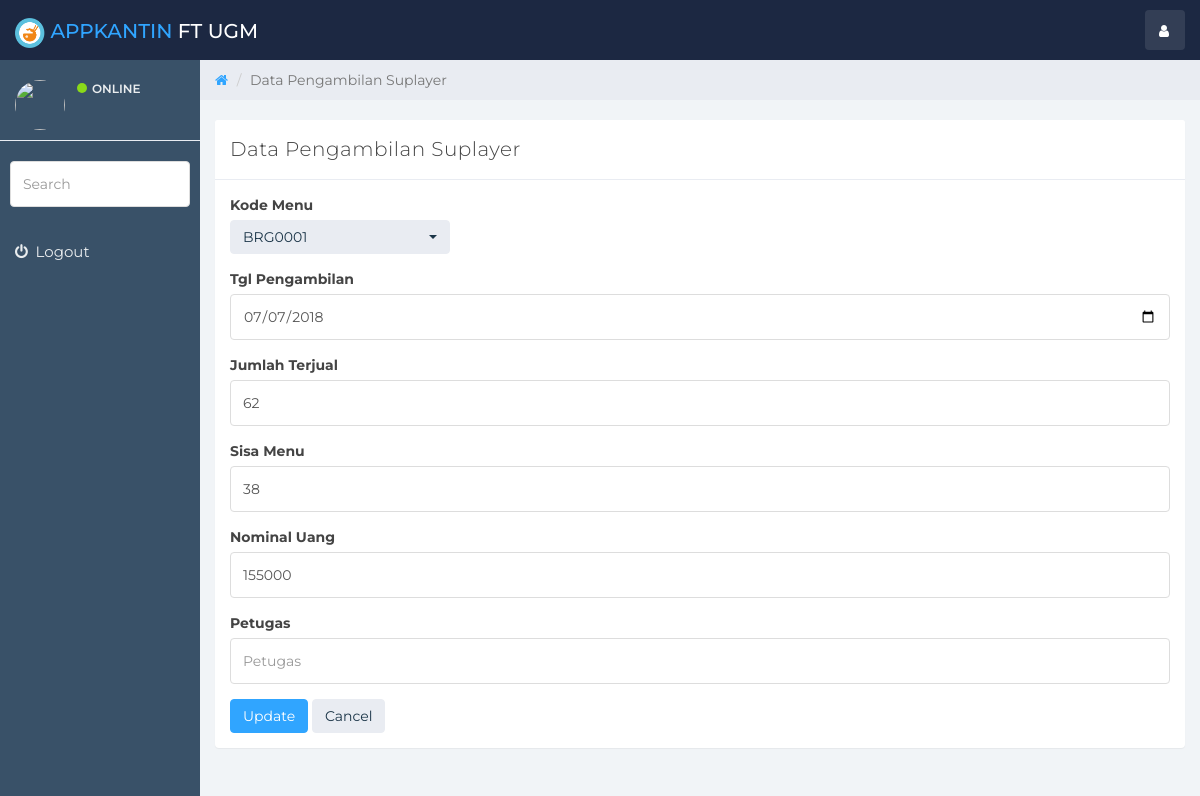
Page /pengambilan_tenant/update/1.html on the committed database.
### tables this page shows
CREATE TABLE `pengambilan_tenant` (
  `id_pengambilan` int(11) NOT NULL,
  `kode_menu` varchar(10) DEFAULT NULL,
  `tgl_pengambilan` date DEFAULT NULL,
  `jumlah` int(11) DEFAULT NULL,
  `sisa_menu` int(11) DEFAULT NULL,
  `nominal_uang` int(11) DEFAULT NULL,
  `petugas` varchar(20) DEFAULT NULL
);

### application/controllers/Pengambilan_tenant.php (called while the page is built, shortened)
<?php
class Pengambilan_tenant extends CI_Controller
{
    function __construct()
    {
        $this->load->model('Pengambilan_tenant_model');
        $this->load->library('form_validation');
    }
    public function update($id)
    {
        $row = $this->Pengambilan_tenant_model->get_by_id($id);
        if ($row) {
            $data = array(
                'button' => 'Update',
                'action' => site_url('pengambilan_tenant/update_action'),
		'id_pengambilan' => set_value('id_pengambilan', $row->id_pengambilan),
		'kode_menu' => set_value('kode_menu', $row->kode_menu),
		'tgl_pengambilan' => set_value('tgl_pengambilan', $row->tgl_pengambilan),
		'jumlah' => set_value('jumlah', $row->jumlah),
		'sisa_menu' => set_value('sisa_menu', $row->sisa_menu),
		'nominal_uang' => set_value('nominal_uang', $row->nominal_uang),
		'petugas' => set_value('petugas', $row->petugas),
        'konten' => 'pengambilan_tenant/pengambilan_tenant_form',
            'jdl' => 'Data Pengambilan Suplayer',
	    );
            $this->load->view('v_index', $data);
        } else {
            $this->session->set_flashdata('message', 'Record Not Found');
            redirect(site_url('pengambilan_tenant'));
        }
    }
}

### index.php (called while the page is built, shortened)
<?php
require_once BASEPATH.'core/CodeIgniter.php';

### application/models/Pengambilan_tenant_model.php (called while the page is built, shortened)
<?php
class Pengambilan_tenant_model extends CI_Model
{
    public $table = 'pengambilan_tenant';
    public $id = 'id_pengambilan';
    function get_by_id($id)
    {
        $this->db->where($this->id, $id);
        return $this->db->get($this->table)->row();
    }
}

### application/views/pengambilan_tenant/pengambilan_tenant_form.php (the view, shortened to what this page needs)
<form action="<?php echo $action; ?>" method="post">
        <div class="form-group">
            <label for="varchar">Kode Menu <?php echo form_error('kode_menu') ?></label>
            <br>
            <select id="nama_menu" name="kode_menu" class="selectpicker" class="form-control" data-live-search="true" >
            <option value="<?php echo $kode_menu; ?>"><?php echo $kode_menu; ?></option>
          </select>
        </div>
        <div class="form-group">
            <label for="date">Tgl Pengambilan <?php echo form_error('tgl_pengambilan') ?></label>
            <input type="date" class="form-control" name="tgl_pengambilan" id="tgl_pengambilan" placeholder="Tgl Pengambilan" value="<?php echo $tgl_pengambilan; ?>" />
        </div>
        <div class="form-group">
            <label for="int">Jumlah Terjual<?php echo form_error('jumlah') ?></label>
            <input type="text" class="form-control" name="jumlah" id="jumlah" placeholder="Jumlah" value="<?php echo $jumlah; ?>" />
        </div>
        <div class="form-group">
            <label for="int">Sisa Menu <?php echo form_error('sisa_menu') ?></label>
            <input type="text" class="form-control" name="sisa_menu" id="sisa_menu" placeholder="Sisa Menu" value="<?php echo $sisa_menu; ?>" />
        </div>
        <div class="form-group">
            <label for="int">Nominal Uang <?php echo form_error('nominal_uang') ?></label>
            <input type="text" class="form-control" name="nominal_uang" id="nominal_uang" placeholder="Nominal Uang" value="<?php echo $nominal_uang; ?>" />
        </div>
        <div class="form-group">
            <label for="varchar">Petugas <?php echo form_error('petugas') ?></label>
            <input type="text" class="form-control" name="petugas" id="petugas" placeholder="Petugas" value="<?php echo $this->session->userdata('nama'); ?>" />
        </div>
        <button type="submit" class="btn btn-primary"><?php echo $button ?></button>
        <a href="<?php echo site_url('pengambilan_tenant') ?>" class="btn btn-default">Cancel</a>
    </form>

### assets/css/styles.css (style rules this page uses)
body { background: #f1f4f7; padding-top: 60px; font-size: 14px; color: #444444; font-family: "Montserrat", "Helvetica Neue", Helvetica, Arial, sans-serif; }
a, a:hover, a:focus { color: #30a5ff; }
input.form-control { border: 1px solid #ddd; box-shadow: none; height: 46px; }
.btn-default, .btn-default:hover, .btn-default:focus, .btn-default:active, .btn-default.active, .open>.dropdown-toggle.btn-default, .btn-default.disabled, .btn-default[disabled], fieldset[disabled] .btn-default, .btn-default.disabled:hover, .btn-default[disabled]:hover, fieldset[disabled] .btn-default:hover, .btn-default.disabled:focus, .btn-default[disabled]:focus, fieldset[disabled] .btn-default:focus, .btn-default.disabled:active, .btn-default[disabled]:active, fieldset[disabled] .btn-default:active, .btn-default.disabled.active, .btn-default[disabled].active, fieldset[disabled] .btn-default.active { background-color: #e9ecf2; border-color: #e9ecf2; color: #1b3548; }
.btn-primary, .btn-primary:hover, .btn-primary:focus, .btn-primary:active, .btn-primary.active, .open>.dropdown-toggle.btn-primary, .btn-primary.disabled, .btn-primary[disabled], fieldset[disabled] .btn-primary, .btn-primary.disabled:hover, .btn-primary[disabled]:hover, fieldset[disabled] .btn-primary:hover, .btn-primary.disabled:focus, .btn-primary[disabled]:focus, fieldset[disabled] .btn-primary:focus, .btn-primary.disabled:active, .btn-primary[disabled]:active, fieldset[disabled] .btn-primary:active, .btn-primary.disabled.active, .btn-primary[disabled].active, fieldset[disabled] .btn-primary.active { background-color: #30a5ff; border-color: #30a5ff; }

### rows in the picture
pengambilan_tenant: kode_menu "BRG0001", tgl_pengambilan "07/07/2018", jumlah "62", sisa_menu "38", nominal_uang "155000"

### other values in the picture
$jdl "Data Pengambilan Suplayer"
$button "Update"
